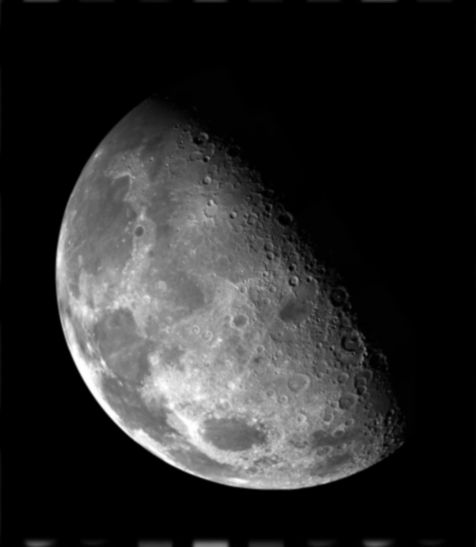
#> input picture moon.png, 476 x 547 px
$ python PSNR.py
#> lines starting #> are read from the running program, lines starting #| are printed output that depends on the picture; long printed decimals are rounded
import cv2
import numpy as np

def calculate_psnr(original, processed):
    # Ensure the images have the same dimensions
    if original.shape != processed.shape:
        raise ValueError("Input images must have the same dimensions.")

    mse = np.mean((original - processed) ** 2)
    if mse == 0:
        return float('inf')
    max_pixel = 255.0
    psnr = 20 * np.log10(max_pixel / np.sqrt(mse))
    return psnr

# Read the original and processed images
original = cv2.imread('./moon.png')
#> original is the input picture: shape (547, 476, 3); min 0, max 255, mean 41.2
sharpened1 = cv2.imread('./output_images/laplacian-convolution/sharpened_image.png')
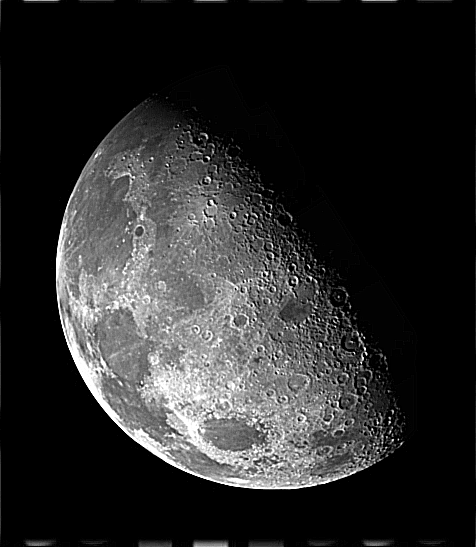
#> input picture output_images/laplacian-convolution/sharpened_image.png, 476 x 547 px
#> sharpened1 is the input picture: shape (547, 476, 3); min 0, max 255, mean 41.9
sharpened2 = cv2.imread('./output_images/unsharp/sharpened_image.png')
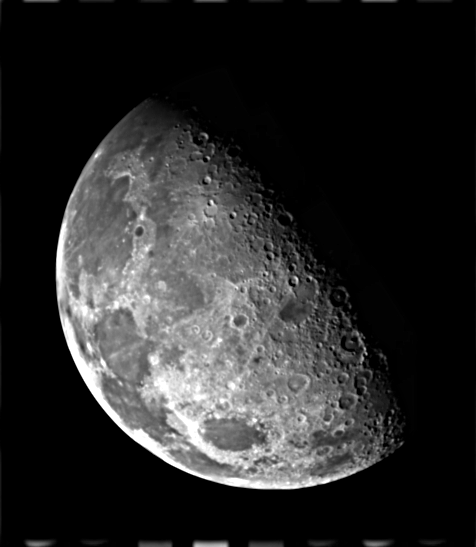
#> input picture output_images/unsharp/sharpened_image.png, 476 x 547 px
#> sharpened2 is the input picture: shape (547, 476, 3); min 0, max 255, mean 41.8

# Convert images to grayscale
original_gray = cv2.cvtColor(original, cv2.COLOR_BGR2GRAY)
sharpened1_gray = cv2.cvtColor(sharpened1, cv2.COLOR_BGR2GRAY)
sharpened2_gray = cv2.cvtColor(sharpened2, cv2.COLOR_BGR2GRAY)

# Calculate PSNR for both sharpened images
psnr1 = calculate_psnr(original_gray, sharpened1_gray)
#> in calculate_psnr, `mse = np.mean((original - processed) ** 2)`: mse = 30.63
#> in calculate_psnr, `psnr = 20 * np.log10(max_pixel / np.sqrt(mse))`: psnr = 33.27
#> psnr1 = 33.27
psnr2 = calculate_psnr(original_gray, sharpened2_gray)
#> psnr2 = 34.83

print(f"PSNR for Image Sharpening Technique 1: {psnr1} dB")
#| PSNR for Image Sharpening Technique 1: 33.269 dB
print(f"PSNR for Image Sharpening Technique 2: {psnr2} dB")
#| PSNR for Image Sharpening Technique 2: 34.827 dB
